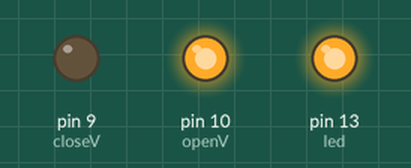
Bench run of a sketch on a simulated Arduino Uno, built with avr-gcc and run on an emulated ATmega328P. Parts: output pins drawn as LEDs (lit = HIGH).

Above: at 2.0 s.
At 6.0 s:
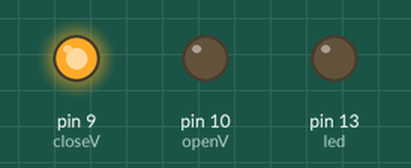
Timing chart, 0 to 10.4 s (numbered marks = the images above):
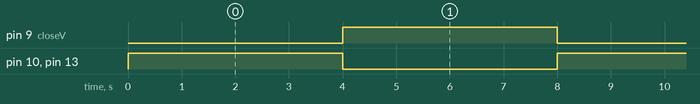

Measured:
- by itself, pin 9 (closeV), pin 10 (openV), pin 13 (led): alternates HIGH for 4.0 s and LOW for 4.0 s

The sketch:

valveTEst.ino
```cpp
int led = 13;
int openV = 10;
int closeV = 9;
void setup() {
  pinMode(led, OUTPUT);
  pinMode(openV, OUTPUT);
  pinMode(closeV, OUTPUT);
  digitalWrite(openV, LOW);
  digitalWrite(closeV, HIGH);
}

// the loop routine runs over and over again forever:
void loop() {
  digitalWrite(led, HIGH);
  digitalWrite(openV, HIGH);
  digitalWrite(closeV, LOW);
  delay(4000);
  digitalWrite(led, LOW);
  digitalWrite(openV, LOW);
  digitalWrite(closeV, HIGH);
  delay(4000);
}
```
